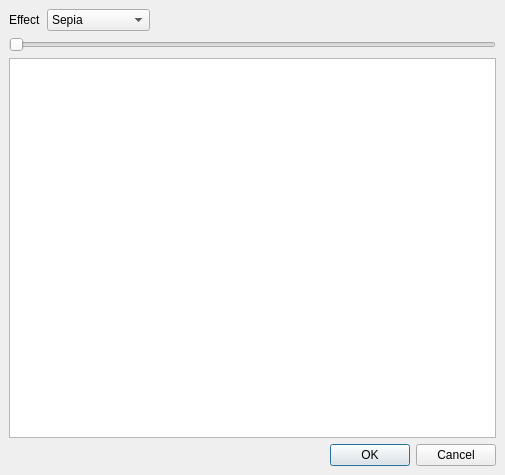
<?xml version="1.0" encoding="UTF-8"?>
<ui version="4.0">
 <class>artColorEffectDialog</class>
 <widget class="QDialog" name="artColorEffectDialog">
  <property name="geometry">
   <rect>
    <x>0</x>
    <y>0</y>
    <width>505</width>
    <height>475</height>
   </rect>
  </property>
  <property name="windowTitle">
   <string>Color Effect</string>
  </property>
  <layout class="QVBoxLayout" name="verticalLayout">
   <property name="spacing">
    <number>6</number>
   </property>
   <property name="leftMargin">
    <number>9</number>
   </property>
   <property name="topMargin">
    <number>9</number>
   </property>
   <property name="rightMargin">
    <number>9</number>
   </property>
   <property name="bottomMargin">
    <number>9</number>
   </property>
   <item>
    <layout class="QHBoxLayout" name="horizontalLayout">
     <item>
      <widget class="QLabel" name="label">
       <property name="text">
        <string>Effect</string>
       </property>
      </widget>
     </item>
     <item>
      <widget class="QComboBox" name="comboBoxEffect">
       <item>
        <property name="text">
         <string>Sepia</string>
        </property>
       </item>
       <item>
        <property name="text">
         <string>Vivid</string>
        </property>
       </item>
       <item>
        <property name="text">
         <string>RGB</string>
        </property>
       </item>
       <item>
        <property name="text">
         <string>Heat</string>
        </property>
       </item>
       <item>
        <property name="text">
         <string>Radium</string>
        </property>
       </item>
       <item>
        <property name="text">
         <string>Red-green</string>
        </property>
       </item>
       <item>
        <property name="text">
         <string>Monochrome</string>
        </property>
       </item>
       <item>
        <property name="text">
         <string>Old photo</string>
        </property>
       </item>
       <item>
        <property name="text">
         <string>Night vision</string>
        </property>
       </item>
       <item>
        <property name="text">
         <string>X-ray</string>
        </property>
       </item>
       <item>
        <property name="text">
         <string>Shades</string>
        </property>
       </item>
       <item>
        <property name="text">
         <string>XPRO</string>
        </property>
       </item>
       <item>
        <property name="text">
         <string>Yellow-blue</string>
        </property>
       </item>
       <item>
        <property name="text">
         <string>Yellow-bluish</string>
        </property>
       </item>
       <item>
        <property name="text">
         <string>Chrome</string>
        </property>
       </item>
       <item>
        <property name="text">
         <string>Esses</string>
        </property>
       </item>
      </widget>
     </item>
     <item>
      <spacer>
       <property name="orientation">
        <enum>Qt::Horizontal</enum>
       </property>
       <property name="sizeHint" stdset="0">
        <size>
         <width>40</width>
         <height>20</height>
        </size>
       </property>
      </spacer>
     </item>
    </layout>
   </item>
   <item>
    <layout class="QHBoxLayout" name="toolboxLayout"/>
   </item>
   <item>
    <widget class="ADM_flyNavSlider" name="horizontalSlider">
     <property name="orientation">
      <enum>Qt::Horizontal</enum>
     </property>
    </widget>
   </item>
   <item>
    <widget class="QGraphicsView" name="graphicsView">
     <property name="focusPolicy">
      <enum>Qt::NoFocus</enum>
     </property>
    </widget>
   </item>
   <item>
    <widget class="QDialogButtonBox" name="buttonBox">
     <property name="orientation">
      <enum>Qt::Horizontal</enum>
     </property>
     <property name="standardButtons">
      <set>QDialogButtonBox::Cancel|QDialogButtonBox::Ok</set>
     </property>
    </widget>
   </item>
  </layout>
 </widget>
 <customwidgets>
  <customwidget>
   <class>ADM_flyNavSlider</class>
   <extends>ADM_QSlider</extends>
   <header>ADM_toolkitQt.h</header>
  </customwidget>
  <customwidget>
   <class>ADM_QSlider</class>
   <extends>QSlider</extends>
   <header>ADM_toolkitQt.h</header>
  </customwidget>
 </customwidgets>
 <resources/>
 <connections>
  <connection>
   <sender>buttonBox</sender>
   <signal>accepted()</signal>
   <receiver>artColorEffectDialog</receiver>
   <slot>accept()</slot>
   <hints>
    <hint type="sourcelabel">
     <x>248</x>
     <y>254</y>
    </hint>
    <hint type="destinationlabel">
     <x>157</x>
     <y>274</y>
    </hint>
   </hints>
  </connection>
  <connection>
   <sender>buttonBox</sender>
   <signal>rejected()</signal>
   <receiver>artColorEffectDialog</receiver>
   <slot>reject()</slot>
   <hints>
    <hint type="sourcelabel">
     <x>316</x>
     <y>260</y>
    </hint>
    <hint type="destinationlabel">
     <x>286</x>
     <y>274</y>
    </hint>
   </hints>
  </connection>
 </connections>
</ui>
